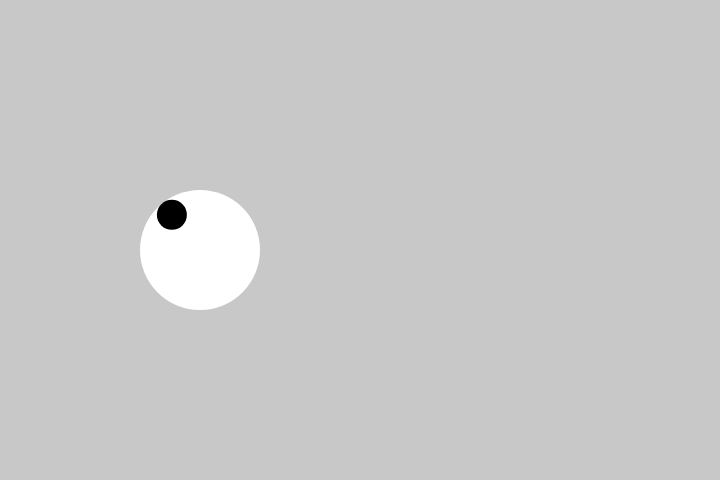
Frame 1 (no input)
Frame 60 (no input): identical to frame 1, image omitted
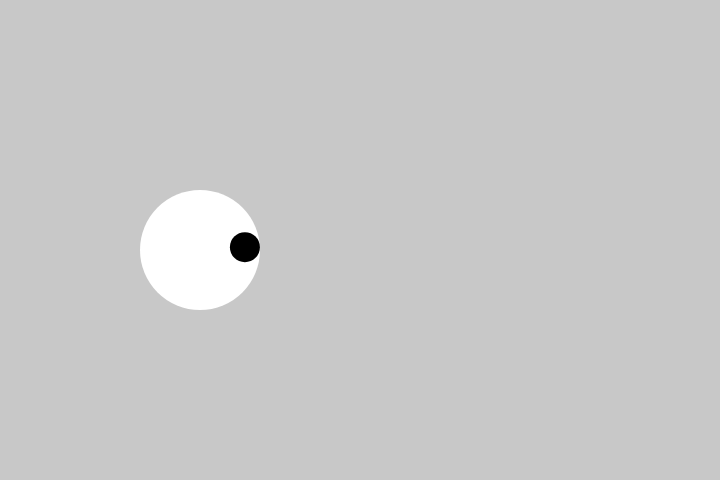
Frame 120 (the mouse pressed at the canvas centre since frame 60)

The p5.js sketch that drew these frames (run headless with seeded random() and noise() and a simulated clock; from frame 60 on, the mouse is pressed at the canvas centre):

// p5.js sketch
// ── sketch.js

let occhioX = 200
let occhioY = 250
let occhioRaggio = 60
let pupillaRaggio = 15

function setup(){
	createCanvas(720, 480)
	background(255)
}

function draw(){

	let dX = mouseX - occhioX
	let dY = mouseY - occhioY
	let distanza = sqrt(dX * dX + dY * dY)
	let d = min(distanza, occhioRaggio - pupillaRaggio)	
	let pupillaX = occhioX + dX / distanza * d
	let pupillaY = occhioY + dY / distanza * d

	background(200)

	noStroke()
	fill (255)
	ellipse(occhioX, occhioY, occhioRaggio * 2, occhioRaggio * 2)

	fill(0)
	ellipse(pupillaX, pupillaY, pupillaRaggio * 2, pupillaRaggio * 2)
}
